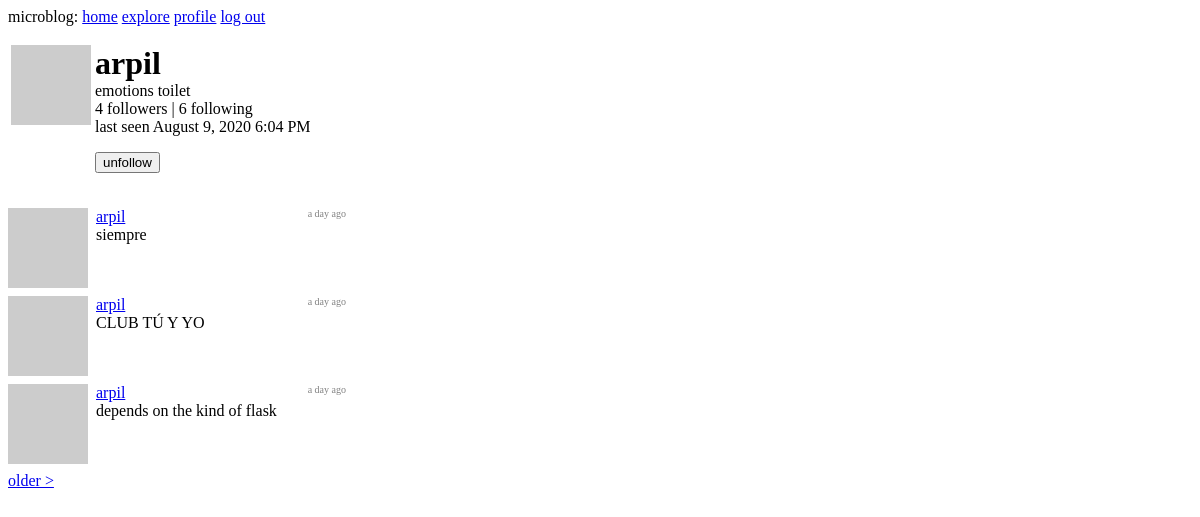
The app's page /user/arpil (signed in), older data.
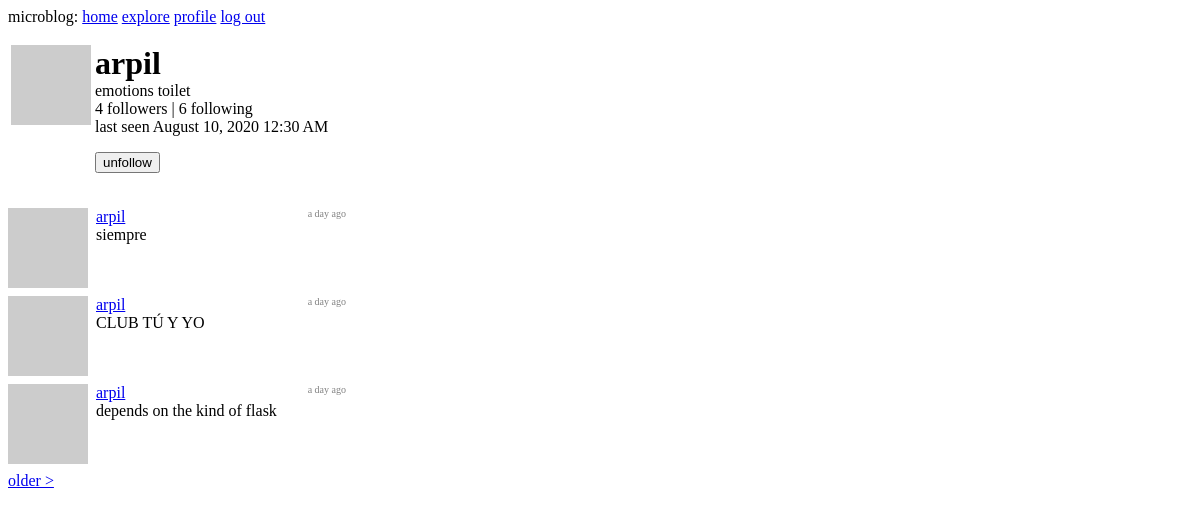
The same page, newer data.
### app/models.py (models this page shows, shortened)
class User(UserMixin, db.Model):
    id = db.Column(db.Integer, primary_key=True)
    username = db.Column(db.String(64), index=True, unique=True)
    email = db.Column(db.String(120), index=True, unique=True)
    pw_hash = db.Column(db.String(128))
    about_me = db.Column(db.String(140))
    following = db.relationship(
        'User',
        secondary=follows,
        primaryjoin=(follows.c.follower_id == id),
        secondaryjoin=(follows.c.followed_id == id),
        backref=db.backref('followers', lazy='dynamic'),
        lazy='dynamic'
    )
    last_seen = db.Column(db.DateTime, default=datetime.utcnow)
    posts = db.relationship('Post', backref='author', lazy='dynamic')
    def avatar(self, size):
        digest = md5(self.email.lower().encode('utf-8')).hexdigest()
        return 'https://www.gravatar.com/avatar/{}?d=identicon&s={}'.format(digest, size)
    def is_following(self, user):
        return self.following.filter(
            follows.c.followed_id == user.id
        ).count() > 0

### app/routes.py (the view)
@app.route('/user/<username>')
@login_required
def user(username):
    _user = User.query.filter_by(username=username).first_or_404()
    page = request.args.get('page', 1, type=int)
    posts = _user.posts.order_by(
        Post.timestamp.desc()
    ).paginate(
        page, app.config['POSTS_PER_PAGE'], False
    )
    next_url = url_for('user', username=_user.username, page=posts.next_num) \
        if posts.has_next else None
    prev_url = url_for('user', username=_user.username, page=posts.prev_num) \
        if posts.has_prev else None
    form = EmptyForm()
    return render_template(
        'user.html',
        user=_user,
        posts=posts.items,
        next_url=next_url,
        prev_url=prev_url,
        form=form
    )

### app/forms.py
class EmptyForm(FlaskForm):
    submit = SubmitField('save')

### app/models.py (called while the page is built)
@login.user_loader
def load_user(user_id):
    return User.query.get(int(user_id))

### app/routes.py (called while the page is built)
@app.before_request
def before_request():
    if current_user.is_authenticated:
        current_user.last_seen = datetime.utcnow()
        db.session.commit()

### app/templates/user.html (shortened to what this page needs)
{% extends "base.html" %}
{% block content %}
  <table style="margin-bottom: 16px;">
    <tr valign="top">
      <td><img src="{{ user.avatar(128) }}"></td>
      <td>
        <h1 style="margin: 0;">{{ user.username }}</h1>
        {% if user.about_me %}
          <p style="margin: 0;">{{ user.about_me }}</p>
        {% endif %}
        <p style="margin: 0;">
          {{ user.followers.count() }} followers |
          {{ user.following.count() }} following
        </p>
        <p style="margin: 0;">
          last seen {{ moment(user.last_seen).format('LLL') }}
        </p>
        {% if user == current_user %}
          <p><a href="{{ url_for('edit_profile') }}">edit profile</a></p>
        {% else %}
        <p>
            <form action="{{ url_for('unfollow', username=user.username) }}" method="post">
              {{ form.submit(value='unfollow') }}
            </form>
          </p>
        {% endif %}
      </td>
    </tr>
  </table>
  {% for post in posts %}
    {% include '_post.html' %}
  {% endfor %}
  {% if next_url %}
    <a href="{{ next_url }}">older ></a>
  {% endif %}
{% endblock %}

Row changes from the older to the newer data that the page shows:
changed User "arpil": last_seen "August 9, 2020 6:04 PM" → "August 10, 2020 12:30 AM"
